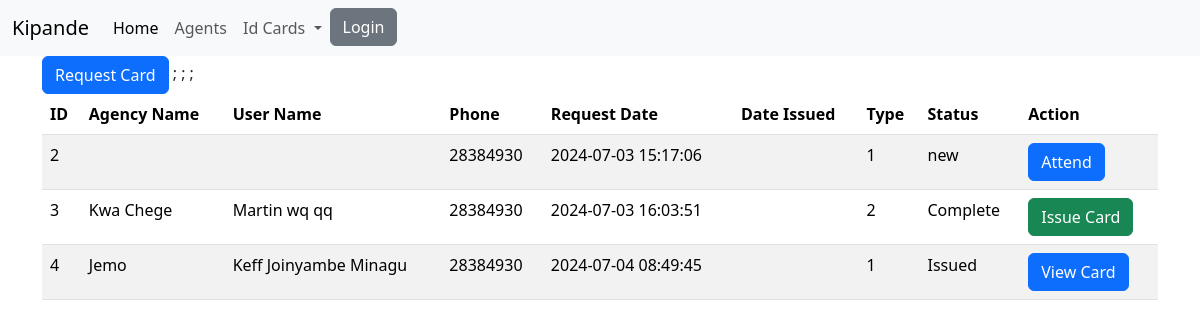
Screenshot of /requests.php with the database file from the repository.
### tables this page shows
CREATE TABLE `card_request` (
  `id` int(10) NOT NULL,
  `agency_id` int(10) NOT NULL,
  `user_id` int(10) NOT NULL,
  `phone` int(15) NOT NULL,
  `request_date` datetime NOT NULL DEFAULT current_timestamp(),
  `date_issued` datetime DEFAULT NULL,
  `type` int(10) NOT NULL DEFAULT 1,
  `status` text NOT NULL
);

CREATE TABLE `agent` (
  `id` int(10) NOT NULL,
  `name` text NOT NULL,
  `email` varchar(255) NOT NULL,
  `phone` int(15) NOT NULL,
  `location` varchar(255) NOT NULL,
  `county` int(10) NOT NULL
);

### functions.php (the view, shortened to what this page needs)
<?php
function fetchRequests($con){
    $userLevel = $_SESSION['user_level'];
    $query = "SELECT
                cr.id,
                cr.agency_id,
                a.name AS agency_name,
                cr.user_id,
                CONCAT(u.fname, ' ', u.mname, ' ', u.lname) AS user_name,
                cr.phone,
                cr.request_date,
                cr.date_issued,
                cr.type,
                cr.status
            FROM
                card_request cr
            LEFT JOIN
                agent a ON cr.agency_id = a.id
            LEFT JOIN
                users u ON cr.user_id = u.id
            WHERE 1=1";
    $result = mysqli_query($con, $query);
    $requests = [];
    while ($row = mysqli_fetch_assoc($result)) {
        $requests[] = $row;
    }
    return $requests;
}
function displayRequests($con){
    $requests = fetchRequests($con);
    if(count($requests) >= 1){
        echo "<table class='table table-striped'>";
        echo "<thead><tr>
                <th>ID</th>
                <th>Agency Name</th>
                <th>User Name</th>
                <th>Phone</th>
                <th>Request Date</th>
                <th>Date Issued</th>
                <th>Type</th>
                <th>Status</th>
                <th>Action</th>
              </tr></thead>";
        echo "<tbody>";
        foreach ($requests as $request) {
            echo "<tr>
                    <td>{$request['id']}</td>
                    <td>{$request['agency_name']}</td>
                    <td>{$request['user_name']}</td>
                    <td>{$request['phone']}</td>
                    <td>{$request['request_date']}</td>
                    <td>{$request['date_issued']}</td>
                    <td>{$request['type']}</td>
                    <td>{$request['status']}</td>;
                    <td>";
                    if ($request['status'] == "new") {
                        echo "<button class='btn btn-primary attend-btn' data-id='{$request['id']}'>Attend</button>";
                    } elseif ($request['status'] == "In Progress") {
                        echo "<button class='btn btn-warning complete-btn' data-id='{$request['id']}'>Complete</button>";
                    } elseif ($request['status'] == "Complete") {
                        echo "<button class='btn btn-success issue-btn' data-id='{$request['id']}'>Issue Card</button>";
                    }
                    else if ($request['status'] == "Issued") {
                        echo "<button class='btn btn-primary view-card' data-id='{$request['id']}'>View Card</button>";
                    }
                    echo "</td>
                </tr>";
        }
        echo "</tbody>";
        echo "</table>";
    } else {
        echo "<div class='alert alert-info' role='alert'>No Requests Made Yet.</div>";
    }
}

### frame.php (shortened to what this page needs)
<?php
include "functions.php";
?>
<!doctype html>
<html lang="en">
  <head>
    <link href="https://cdn.jsdelivr.net/npm/bootstrap@5.3.3/dist/css/bootstrap.min.css" rel="stylesheet">
  </head>
  <body>
    <nav class="navbar navbar-expand-lg bg-body-tertiary">
        <div class="container-fluid">
            <a class="navbar-brand" href="index.php">Kipande</a>
            <div class="collapse navbar-collapse" id="navbarNav">
            <ul class="navbar-nav">
                <li class="nav-item">
                    <a class="nav-link active" aria-current="page" href="index.php">Home</a>
                </li>
                <li class="nav-item">
                    <a class="nav-link" href="agents.php">Agents</a>
                </li>
                <li class="nav-item dropdown">
                    <a class="nav-link dropdown-toggle" href="requests.php" role="button" data-bs-toggle="dropdown" aria-expanded="false">
                        Id Cards
                    </a>
                </li>
                <ul class="navbar-nav ms-auto">
                    <?php if (isset($_SESSION['user_id'])): ?>
                        <li class="nav-item">
                            <a class="nav-link" href="dashboard.php">Dashboard</a>
                        </li>
                        <li class="nav-item">
                            <a class="nav-link" href="logout.php">Logout</a>
                        </li>
                    <?php else: ?>
                        <li class="nav-item">
                            <button type="button" class="btn btn-secondary" data-bs-toggle="modal" data-bs-target="#loginModal">
                                Login
                            </button>
                        </li>
                    <?php endif; ?>
                </ul>
            </ul>
            </div>
        </div>
    </nav>

### requests.php (shortened to what this page needs)
<?php
include "frame.php";
?>
<div class="container">
    <button type="button" class="btn btn-primary" data-bs-toggle="modal" data-bs-target="#cardRequestModal">
    Request Card
    </button>
    <?php displayRequests($con)?>
</div>

### rows the page displays
card_request: id "2", phone "28384930", request_date "2024-07-03 15:17:06", type "1", status "new"
card_request: id "3", agent.name "Kwa Chege", user_name "Martin wq qq", phone "28384930", request_date "2024-07-03 16:03:51", type "2", status "Complete"
card_request: id "4", agent.name "Jemo", user_name "Keff Joinyambe Minagu", phone "28384930", request_date "2024-07-04 08:49:45", type "1", status "Issued"
